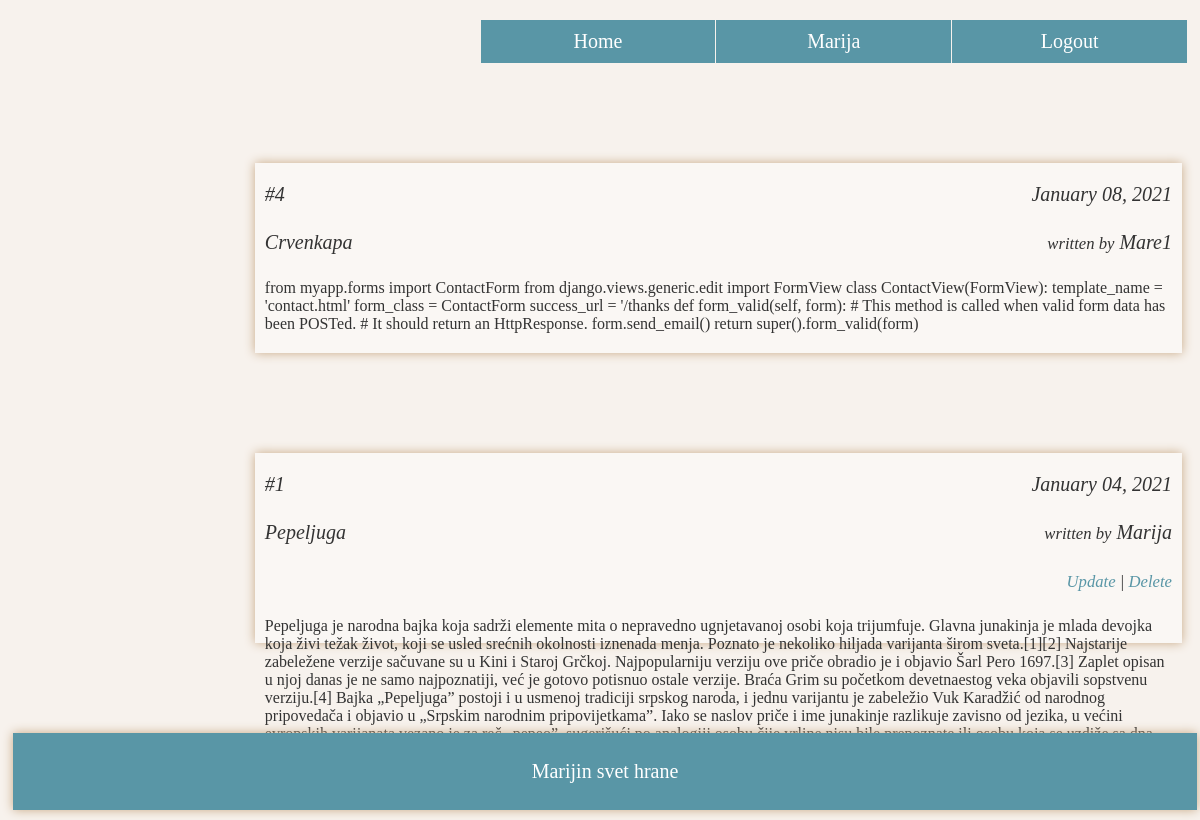
The app's page / (signed in) with its own data.
### blog/models.py (models this page shows, shortened)
class Post(models.Model):
    title = models.CharField(max_length=100)
    content = models.TextField()
    date_posted = models.DateTimeField(auto_now_add=True)
    author = models.ForeignKey(User, on_delete=models.CASCADE)

### blog/views.py (the view)
# urls.py: 2. Add a URL to urlpatterns:  path('', views.home, name='home')
def home(request):
	posts = Post.objects.order_by('-date_posted')
	context['posts'] = posts
	return render (request, 'blog/home.html', context)

### blog/templates/blog/home.html (shortened to what this page needs)
{% extends 'blog/base.html' %}
{% block content %}
<div class='column main'>
	{% for post in posts %}
	<div class='content' id='{{post.id}}'>
		<div class='post_header'>
			<div class='post_base'>
				<div class='post_abstract' id='post_abstract_{{ forloop.counter }}'>
					<div class='post_left'><p>#{{ post.id }}</p><p style="font-style: italic;"><a style='color:#333333; text-decoration: none'
						href="{% url 'post-detail' post.id %}">{{ post.title }}</a></p></div>
					<div class='post_right'><p>{{ post.date_posted|date:'F d, Y' }}</p><p><small>written by</small> {{ post.author }}</p>{% if post.author == user %}
					<p ><small><a style='color:#5996a6; text-decoration: none' href="{% url 'post-update' post.id %}">Update</a> | <a style='color:#5996a6; text-decoration: none' href="{% url 'post-delete' post.id %}">Delete</a> </small></p>
					{% endif %}</div>
					<br>
					<br>
						<article style="padding: 10px" id='article_{{ forloop.counter }}' >{{ post.content }}</article>
				</div>
		    </div>
		</div>
	</div>
	{% endfor %}
</div>
{% endblock content %}

### blog/templates/blog/base.html (shortened to what this page needs)
{% load static %}
<!DOCTYPE html>
<html>
<head>
  <link rel="stylesheet" type="text/css" href="{% static 'blog/main.css' %}">
</head>
<body>
  <div class='kontejner'>
    <div class='nav'>
      {% if user.is_authenticated %}
      <a href="{% url 'logout' %}">Logout</a>
      <a href="{% url 'profile' %}">{{ user.username }}</a>
      {% else %}
      <a href="{% url 'login' %}">Login</a>
      <a href="{% url 'register' %}">Register</a>
      {% endif %}
      <a href="{% url 'blog-home' %}">Home</a>
    </div>
    <div class='art'>
    {% block content %}{% endblock content %}
    </div>
      <div class="footer"><p>Marijin svet hrane</p></div>
  </div>
</body>
</html>

### blog/static/blog/main.css (style rules this page uses)
html { background-color: #f7f2ed }
* { box-sizing: border-box; }
body { font-family: Palatino Linotype, "Palatino Linotype","Times New Roman", "Droid Serif", Roboto, Arial, Helvetica, sans-serif; }
html, body { height:100%; }
.kontejner { min-height:100%; position: relative; }
.nav { margin: 20px 5px 0 5px; }
.nav ::placeholder { color: #bdd4db; }
.nav a { color: white; font-size: 20px; text-decoration: none; text-align: center; padding:10px 7px 10px 7px; width: 20%; float: right; background-color: #5996a6; margin-left: 1px; }
.column { padding: 10px; color: #333333; margin-top: 70px; float: right; }
.main { width: 80%; }
.content { margin-top: 20px; }
.post_header { margin-bottom: 100px; box-shadow: 0 0 10px #c7a885; background-color: #faf7f4; }
.post_abstract { display: block; height: 190px; }
.post_base p { font-size: 20px; color: #333333; font-style: italic; }
.post_left { float: left; width: 62.5%; }
.post_left p { padding: 0 0 5px 10px; }
.post_right p { padding: 0 10px 5px 0; }
.post_right { float: left; width: 37.5%; text-align: right; }
.art:after { content: ""; display: table; clear: both; }
.footer { position: absolute; bottom: 5px; display: block; background-color: #5996a6; color: white; padding: 7px 10px 7px 10px; width: 100%; text-align: center; box-shadow: 0 0 10px #c7a885; font-size: 20px; margin: 5px; }

### records on screen
Post: id "4", title "Crvenkapa", date_posted "January 08, 2021", author "Mare1", content "from myapp.forms import ContactForm from django.views.generic.edit import FormView class ContactView(FormView): template_name = 'contact.html' form_class = ContactForm success_url = '/thanks def form_valid(self, form): # This method is called when valid form data has been POSTed. # It should return an HttpResponse. form.send_email() return super().form_valid(form)"
Post: id "1", title "Pepeljuga", date_posted "January 04, 2021", author "Marija", shows "Update", content "Pepeljuga je narodna bajka koja sadrži elemente mita o nepravedno ugnjetavanoj osobi koja trijumfuje. Glavna junakinja je mlada devojka koja živi težak život, koji se usled srećnih okolnosti iznenada menja. Poznato je nekoliko hiljada varijanta širom sveta.[1][2] Najstarije zabeležene verzije sačuvane su u Kini i Staroj Grčkoj. Najpopularniju verziju ove priče obradio je i objavio Šarl Pero 1697.[3] Zaplet opisan u njoj danas je ne samo najpoznatiji, već je gotovo potisnuo ostale verzije. Braća Grim su početkom devetnaestog veka objavili sopstvenu verziju.[4] Bajka „Pepeljuga” postoji i u usmenoj tradiciji srpskog naroda, i jednu varijantu je zabeležio Vuk Karadžić od narodnog pripovedača i…"

### other values on screen
{{ user.username }} "Marija"
